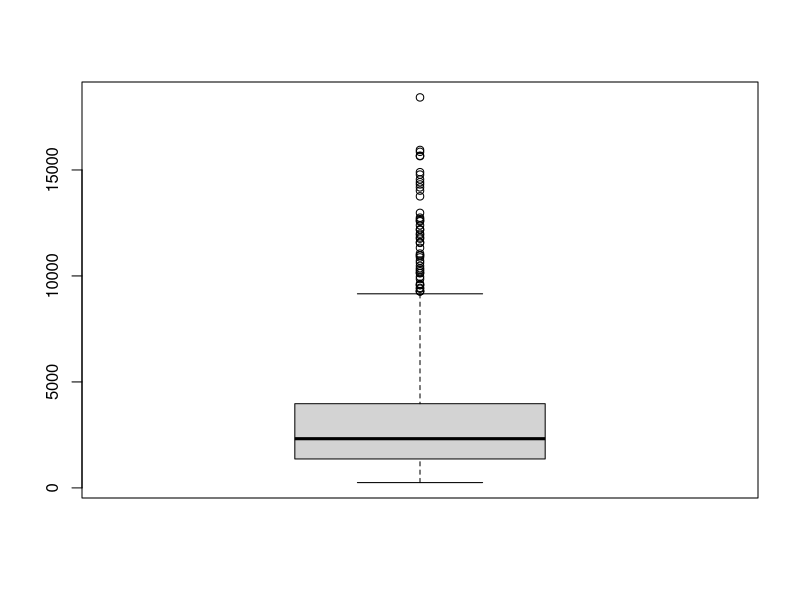
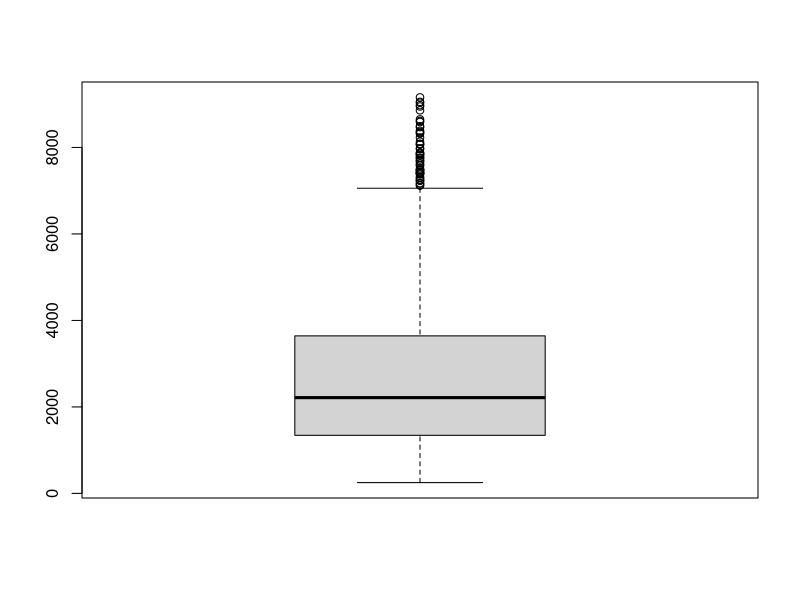

Recreate these plots in R, in order. (Note: this script raises an error after producing the figures.)
# Projet Data
# Groupe Kévin - Jérémie - Rémi
install.packages("lubridate")
csv <- read.csv("banking_credit.csv", T, sep=';')
is.data.frame(csv)
filteredCsv <- csv[csv$Typologie_client != "",]


# Remove absurd data Montant_credit
filteredCsv <- filteredCsv[!filteredCsv$Montant_credit %in% boxplot(filteredCsv$Montant_credit,range=2)$out,]

# calcul de l'age
filteredCsv$Date_naissance <- as.Date(filteredCsv$Date_naissance, format="%d/%m/%Y")
now <- Sys.Date()
filteredCsv$age <- as.integer(difftime(now, filteredCsv$Date_naissance, unit="weeks")/52.25)

# Convert data quali to quanti
filteredCsv$Nb_credit_existants <- as.integer(filteredCsv$Nb_credit_existants)
filteredCsv$Garants <- as.factor(filteredCsv$Garants)
filteredCsv$Duree_Residence <- as.integer(filteredCsv$Duree_Residence)

# Update csv data
filteredCsv <- droplevels(filteredCsv)
filteredCsv$Id <- NULL
filteredCsv$Date_naissance <- NULL

View(filteredCsv)
summary(filteredCsv)
boxplot(filteredCsv$Montant_credit)

# Create test and apprentissage vars
set.seed(1) # Pour que l'on ait tous les m�mes �chantillons

n.app=2/3*nrow(filteredCsv)

n.test=1/3*nrow(filteredCsv)

ind.app = sample(1:nrow(filteredCsv),size=n.app,replace=FALSE)

echan.app = filteredCsv[ind.app,]

echan.test = filteredCsv[-ind.app,]

# cr�ation du modele 
reg.model <- glm(formula = Typologie_client ~ . , family = binomial, data = echan.app)

reg.model2 = step(reg.model,direction="both")

glm_predictions <- predict(reg.model2, newdata = echan.test, type = "response")


#Test des predictions avec un echantillon de test
echan.test$pred_good <- as.factor(ifelse(glm_predictions > 0.5,1,0))

matrice <- table(echan.test$Typologie_client, echan.test$pred_good)

#taux d'erreur 

(matrice[2]+matrice[3])/sum(table(echan.test$Typologie_client, echan.test$pred_good))

# A verifier:
# bon nb de ligne, de collones, var bien typées (numeric, qualitatives)
# bug à la lecture -> verifier si aucunes données se sont glissées en trop

